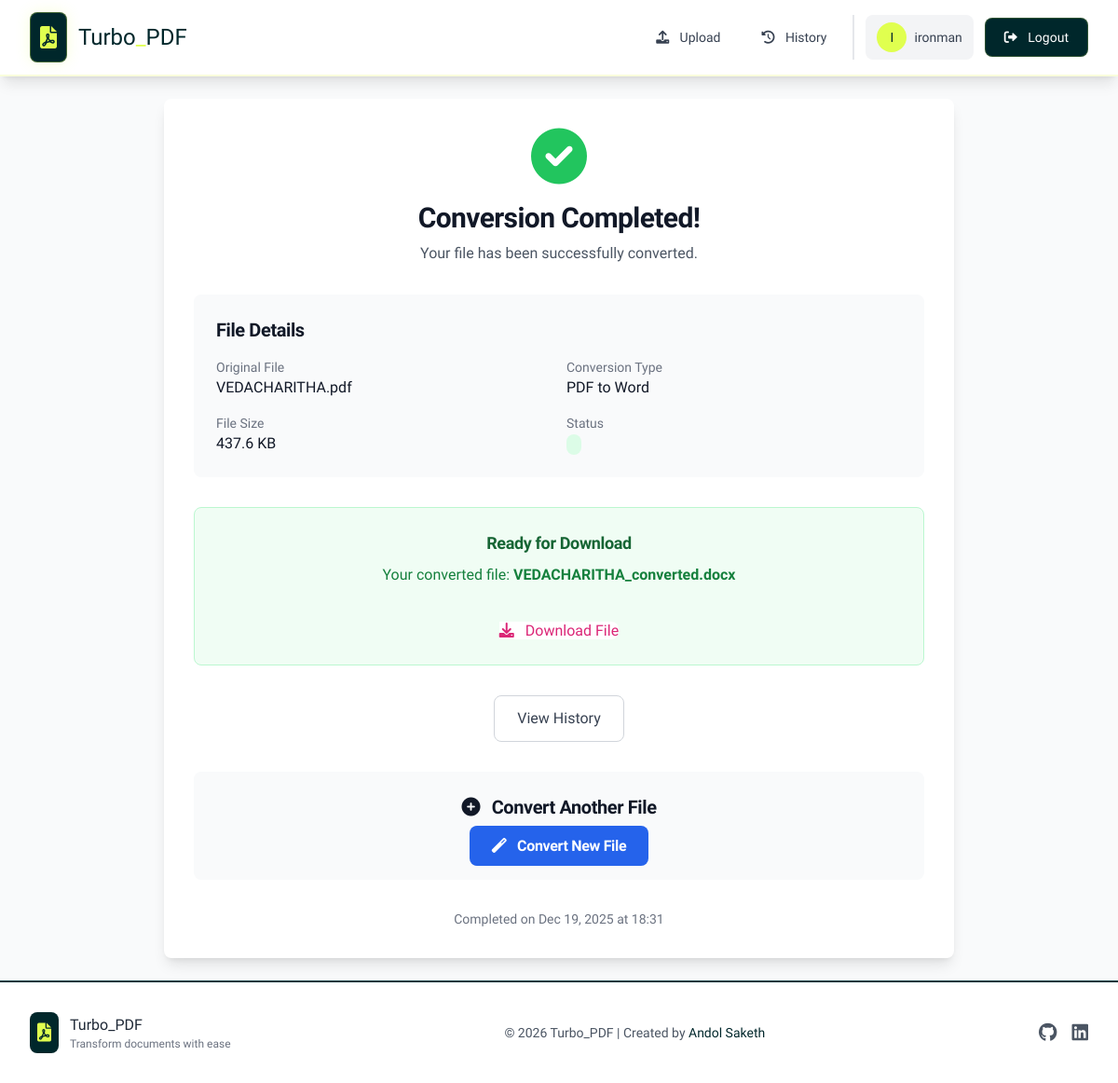
The page /converter/result/145/ (signed in) on the database its author committed.
### apps/conversions/models.py (models this page shows, shortened)
class ConversionRequest(models.Model):
    CONVERSION_TYPES = [
        ('pdf_to_word', 'PDF to Word'),
        ('word_to_pdf', 'Word to PDF'),
        ('pdf_to_excel', 'PDF to Excel'),
        ('excel_to_pdf', 'Excel to PDF'),
        ('pdf_to_image', 'PDF to Image'),
        ('image_to_pdf', 'Image to PDF'),
    ]
    user = models.ForeignKey(User, on_delete=models.CASCADE, null=True, blank=True)
    conversion_type = models.CharField(max_length=20, choices=CONVERSION_TYPES)
    original_file = models.FileField(upload_to=user_upload_path)
    converted_file = models.FileField(upload_to=user_converted_path, blank=True, null=True)
    original_filename = models.CharField(max_length=255)
    converted_filename = models.CharField(max_length=255, blank=True)
    file_size = models.BigIntegerField()
    status = models.CharField(max_length=20, default='pending')
    error_message = models.TextField(blank=True)
    created_at = models.DateTimeField(default=timezone.now)
    completed_at = models.DateTimeField(blank=True, null=True)
    download_count = models.IntegerField(default=0)

### apps/conversions/views.py (the view)
# urls.py: path('result/<int:conversion_id>/', views.ConversionDetailView.as_view(), name='convert_detail'),
class ConversionDetailView(DetailView):
    model = ConversionRequest
    template_name = 'conversions/result.html'
    context_object_name = 'conversion'
    pk_url_kwarg = 'conversion_id'
    def get_queryset(self):
        if self.request.user.is_authenticated:
            return ConversionRequest.objects.filter(user=self.request.user)
        return ConversionRequest.objects.filter(id__in=self.request.session.get('guest_conversions', []))

### apps/conversions/templates/conversions/result.html (shortened to what this page needs)
{% extends 'base.html' %}
{% load static %}
{% block content %}
<div class="max-w-4xl mx-auto p-6">
    <div class="bg-white dark:bg-gray-800 rounded-lg shadow-lg p-8">
        <div class="text-center mb-8">
            {% if conversion.status == 'completed' %}
                <div class="text-green-500 text-6xl mb-4">
                    <i class="fas fa-check-circle"></i>
                </div>
                <h1 class="text-3xl font-bold text-gray-900 dark:text-white mb-2">
                    Conversion Completed!
                </h1>
                <p class="text-gray-600 dark:text-gray-300">
                    Your file has been successfully converted.
                </p>
            {% endif %}
        </div>
        <div class="bg-gray-50 dark:bg-gray-700 rounded-lg p-6 mb-8">
            <h2 class="text-xl font-semibold text-gray-900 dark:text-white mb-4">
                File Details
            </h2>
            <div class="grid grid-cols-1 md:grid-cols-2 gap-4">
                <div>
                    <label class="block text-sm font-medium text-gray-500 dark:text-gray-400">
                        Original File
                    </label>
                    <p class="text-gray-900 dark:text-white">
                        {{ conversion.original_filename }}
                    </p>
                </div>
                <div>
                    <label class="block text-sm font-medium text-gray-500 dark:text-gray-400">
                        Conversion Type
                    </label>
                    <p class="text-gray-900 dark:text-white">
                        {{ conversion.get_conversion_type_display }}
                    </p>
                </div>
                <div>
                    <label class="block text-sm font-medium text-gray-500 dark:text-gray-400">
                        File Size
                    </label>
                    <p class="text-gray-900 dark:text-white">
                        {{ conversion.file_size|filesizeformat }}
                    </p>
                </div>
                <div>
                    <label class="block text-sm font-medium text-gray-500 dark:text-gray-400">
                        Status
                    </label>
                    <p class="text-gray-900 dark:text-white">
                        <span class="px-2 py-1 rounded-full text-xs font-medium
                            {% if conversion.status == 'completed' %}bg-green-100 text-green-800
                            {% elif conversion.status == 'processing' %}bg-blue-100 text-blue-800
                            {% elif conversion.status == 'failed' %}bg-red-100 text-red-800
                            {% else %}bg-yellow-100 text-yellow-800{% endif %}">
                        </span>
                    </p>
                </div>
            </div>
        </div>
        {% if conversion.status == 'completed' %}
            <div class="text-center mb-8">
                <div class="bg-green-50 dark:bg-green-900 border border-green-200 dark:border-green-700 rounded-lg p-6 mb-6">
                    <h3 class="text-lg font-semibold text-green-800 dark:text-green-200 mb-2">
                        Ready for Download
                    </h3>
                    <p class="text-green-700 dark:text-green-300 mb-4">
                        Your converted file: <strong>{{ conversion.converted_filename }}</strong>
                    </p>
                    {% if user.is_authenticated %}
                        <a href="{% url 'conversions:download' conversion.id %}"
                           class="bg-white text-pink-600 hover:bg-pink-600 hover:text-white ... font-medium rounded-lg transition-colors duration-200">
                             <svg class="size-5 stroke-current ..." fill="none">
                            </svg>
                            <i class="fas fa-download mr-2"></i>
                            Download File
                        </a>
                    {% endif %}
                </div>
            </div>
        {% endif %}
        <div class="flex flex-col sm:flex-row gap-4 justify-center mb-8">
            {% if user.is_authenticated %}
                <a href="{% url 'conversions:history' %}"
                   class="px-6 py-3 border border-gray-300 dark:border-gray-600 text-gray-700 dark:text-gray-300 hover:bg-gray-50 dark:hover:bg-gray-700 font-medium rounded-lg text-center transition-colors duration-200">
                    View History
                </a>
            {% else %}
                <a href="/"
                   class="px-6 py-3 border border-gray-300 dark:border-gray-600 text-gray-700 dark:text-gray-300 hover:bg-gray-50 dark:hover:bg-gray-700 font-medium rounded-lg text-center transition-colors duration-200">
                    Back to Home
                </a>
            {% endif %}
        </div>
        <div class="bg-gray-50 dark:bg-gray-700 rounded-lg p-6">
            <h2 class="text-xl font-semibold text-gray-900 dark:text-white mb-4 text-center">
                <i class="fas fa-plus-circle mr-2"></i>
                Convert Another File
            </h2>
            <div class="text-center">
                <a href="/home/"
                   class="w-full bg-blue-600 hover:bg-blue-700 text-white font-bold py-3 px-6 rounded-lg transition-colors duration-200">
                    <i class="fas fa-magic mr-2"></i>
                    Convert New File
                </a>
            </div>
        </div>
        {% if conversion.completed_at %}
            <div class="mt-8 text-center text-sm text-gray-500 dark:text-gray-400">
                <p>Completed on {{ conversion.completed_at|date:"M d, Y \a\t H:i" }}</p>
            </div>
        {% endif %}
    </div>
</div>
{% endblock %}

### apps/conversions/templates/base.html (shortened to what this page needs)
<!DOCTYPE html>
<html lang="en">
<head>
    <script src="https://cdn.tailwindcss.com"></script>
    <link rel="stylesheet" href="https://cdnjs.cloudflare.com/ajax/libs/font-awesome/6.0.0/css/all.min.css">
</head>
<body class="bg-gray-50 dark:bg-[#00272b] min-h-screen flex flex-col">
    <nav class="bg-white dark:bg-[#00272b] shadow-lg border-b-2 border-[#e0ff4f]/20">
        <div class="max-w-7xl mx-auto px-4 sm:px-6 lg:px-8">
            <div class="flex justify-between h-20">
                <div class="flex items-center">
                    <a href="/" class="flex items-center space-x-3 group">
                        <div class="relative">
                            <div class="relative bg-[#00272b] p-2.5 rounded-lg border border-[#e0ff4f]/30">
                                <i class="fas fa-file-pdf text-2xl text-[#e0ff4f]"></i>
                            </div>
                        </div>
                        <span class="text-2xl text-[#00272b] dark:text-[#e0ff4f]">
                            Turbo<span class="text-[#e0ff4f]">_</span>PDF
                        </span>
                    </a>
                </div>
                <div class="flex items-center space-x-3">
                    {% if user.is_authenticated %}
                        <a href="{% url 'conversions:upload' %}"
                           class="relative text-gray-700 dark:text-gray-300 hover:text-[#00272b] dark:hover:text-[#e0ff4f] px-4 py-2.5 rounded-lg text-sm transition-all duration-200 group">
                            <i class="fas fa-upload mr-2"></i>
                            <span>Upload</span>
                        </a>
                        <a href="{% url 'conversions:history' %}"
                           class="relative text-gray-700 dark:text-gray-300 hover:text-[#00272b] dark:hover:text-[#e0ff4f] px-4 py-2.5 rounded-lg text-sm transition-all duration-200 group">
                            <i class="fas fa-history mr-2"></i>
                            <span>History</span>
                        </a>
                        <div class="flex items-center space-x-3 ml-2 pl-3 border-l-2 border-gray-200 dark:border-[#00383d]">
                            <div class="flex items-center space-x-2 px-3 py-2 bg-gray-100 dark:bg-[#00383d] rounded-lg">
                                <div class="w-8 h-8 bg-[#e0ff4f] rounded-full flex items-center justify-center">
                                    <span class="text-[#00272b] text-sm">{{ user.username.0|upper }}</span>
                                </div>
                                <span class="text-sm  text-gray-700 dark:text-gray-300">{{ user.username }}</span>
                            </div>
                            <a href="/logout/"
                               class="bg-[#00272b] dark:bg-[#00383d] text-white dark:text-[#e0ff4f] border border-[#e0ff4f]/20 px-5 py-2.5 rounded-lg text-sm hover:bg-red-600 hover:text-white transition-all duration-200">
                                <i class="fas fa-sign-out-alt mr-2"></i>
                                Logout
                            </a>
                        </div>
                    {% endif %}
                </div>
            </div>
        </div>
    </nav>
    <main class="flex-grow">
        {% block content %}
        {% endblock %}
    </main>
    <footer class="bg-white dark:bg-[#00272b] border-t-2 border-[#00383d] mt-auto">
        <div class="max-w-7xl mx-auto py-8 px-4 sm:px-6 lg:px-8">
            <div class="flex flex-col md:flex-row justify-between items-center space-y-4 md:space-y-0">
                <div class="flex items-center space-x-3">
                    <div class="bg-[#00272b] dark:bg-[#e0ff4f] p-2 rounded-lg">
                        <i class="fas fa-file-pdf text-xl text-[#e0ff4f] dark:text-[#00272b]"></i>
                    </div>
                    <div>
                        <p class="text-gray-800 dark:text-white">Turbo_PDF</p>
                        <p class="text-gray-500 dark:text-[#e0ff4f]/60 text-xs">Transform documents with ease</p>
                    </div>
                </div>
                <div class="text-center">
                    <p class="text-gray-600 dark:text-gray-400 text-sm">
                        © 2026 Turbo_PDF | Created by
                        <span class="text-[#00272b] dark:text-[#e0ff4f]">
                            Andol Saketh
                        </span>
                    </p>
                </div>
                <div class="flex items-center space-x-4">
                    <a href="#" class="text-gray-600 dark:text-gray-400 hover:text-[#e0ff4f] transition-colors">
                        <i class="fab fa-github text-xl"></i>
                    </a>
                    <a href="https://www.linkedin.com/in/andol-saketh" class="text-gray-600 dark:text-gray-400 hover:text-[#e0ff4f] transition-colors">
                        <i class="fab fa-linkedin text-xl"></i>
                    </a>
                </div>
            </div>
        </div>
    </footer>
</body>
</html>

### apps/conversions/templates/base.html (style rules this page uses)
:root { --bg-primary: #00272b; --bg-secondary: #00383d; --text-primary: #ffffff; --text-secondary: #e0ff4f; --accent: #e0ff4f; --font-main: 'Plus Jakarta Sans', sans-serif; }
body { font-family: var(--font-main); -webkit-font-smoothing: antialiased; -moz-osx-font-smoothing: grayscale; }
h1, h2, h3, .font-bold { font-weight: 800; letter-spacing: -0.02em; }

### rows shown on the page
ConversionRequest: original_filename "VEDACHARITHA.pdf", conversion_type "PDF to Word", file_size|filesizeformat "437.6 KB", converted_filename "VEDACHARITHA_converted.docx", completed_at "Dec 19, 2025 at 18:31"

### other values the page prints
{{ user.username.0|upper }} "I"
{{ user.username }} "ironman"
